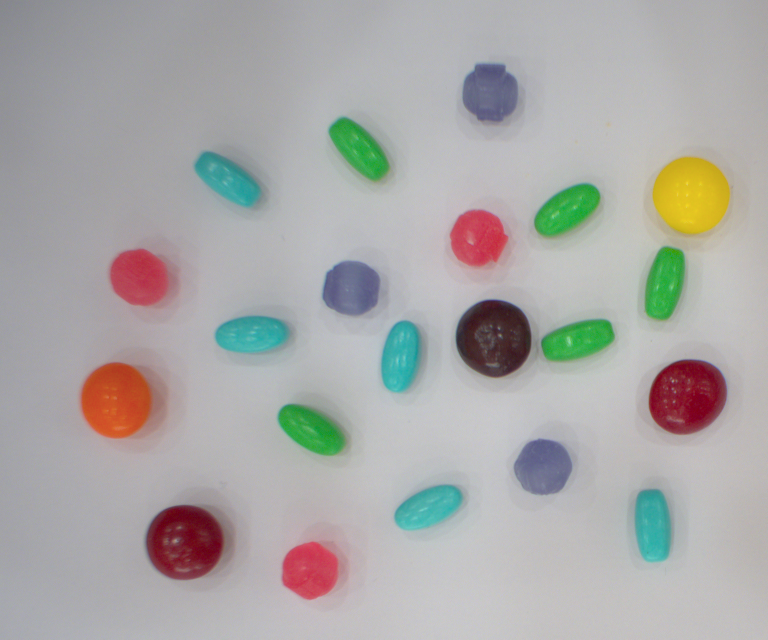
#> input picture Integration-Camera-Local/Candy.png, 1536 x 1280 px (shown at 1/2 size)
$ python step4_count.py
#> lines starting #> are read from the running program, lines starting #| are printed output that depends on the picture; after the words box and inside, x2 and y2 are one past the last pixel; in counts of white or black regions, pixels touching at a corner belong together
### Integration-Camera-Local/Pylon+Opencv/candy_lib.py
# -*- coding: utf-8 -*-
"""
candy_lib.py — งานหลังบ้านที่ทุก step ใช้ร่วมกัน

ไฟล์นี้ไม่ต้องกด Run และปกติไม่ต้องแก้
มันเก็บเรื่องน่าเบื่อที่ซ้ำกันทุกไฟล์ไว้ที่เดียว — หาไฟล์ภาพ ย่อภาพ เปิดกล้อง วาดกรอบ
ส่วนตรรกะที่เป็นเนื้อหาของ Workshop จะเขียนไว้ในไฟล์ step ตรง ๆ ให้อ่านเห็นชัด

อ่านไฟล์นี้ตอนไหนดี — หลังจากทำ step1 ถึง step6 ครบแล้ว
"""
import os
import sys

import cv2
import numpy as np

import config

HERE = os.path.dirname(os.path.abspath(__file__))


def here(path):
    """แปลง path ให้นับจากโฟลเดอร์ของไฟล์นี้เสมอ

    จำเป็น เพราะปุ่ม Run ของ VS Code รันจากโฟลเดอร์นอกสุดของโปรเจกต์
    ไม่ใช่จากโฟลเดอร์ที่สคริปต์อยู่ — ถ้าใช้ path ตรง ๆ จะหาไฟล์ไม่เจอ
    """
    return path if os.path.isabs(path) else os.path.join(HERE, path)


# ─────────────────────────────────────────────────────────────────
#  อ่านภาพเข้ามา
# ─────────────────────────────────────────────────────────────────

def resize_work(img):
    """ย่อภาพให้กว้าง WORK_WIDTH เสมอ เพื่อให้ MIN_AREA มีความหมายคงที่"""
    h, w = img.shape[:2]
    if w == config.WORK_WIDTH:
        return img
    return cv2.resize(img, (config.WORK_WIDTH, int(h * config.WORK_WIDTH / w)))


def load_image(path=None):
    """อ่านภาพทดสอบแล้วย่อให้พร้อมใช้ — ถ้าหาไฟล์ไม่เจอจะบอกวิธีแก้แล้วหยุด"""
    full = here(path or config.IMAGE_PATH)

    if not os.path.exists(full):
        print("\n  หาไฟล์ภาพไม่เจอ: %s" % full)
        print("  วิธีแก้ — เลือกอย่างใดอย่างหนึ่ง")
        print("    1. ตรวจว่าดาวน์โหลดโปรเจกต์มาครบ (ต้องมี Integration-Camera-Local/Candy.png)")
        print("    2. แก้บรรทัด IMAGE_PATH ใน config.py ให้ชี้ไปที่ภาพของคุณ")
        print("    3. ถ่ายภาพเองด้วย step1_grab.py แล้วกด s เพื่อเซฟ\n")
        sys.exit(1)

    img = cv2.imread(full)
    if img is None:
        print("\n  เปิดไฟล์ไม่ได้: %s" % full)
        print("  ไฟล์อาจเสียหาย หรือไม่ใช่ไฟล์ภาพ\n")
        sys.exit(1)

    return resize_work(img)


# ─────────────────────────────────────────────────────────────────
#  ตรวจจับด้วยสี — step5 และ step6 เรียกใช้ชุดนี้
#  (ตรรกะเดียวกันนี้ step3 กับ step4 เขียนไว้แบบเต็ม ๆ ให้อ่านก่อนแล้ว)
# ─────────────────────────────────────────────────────────────────

def make_mask(hsv, spec):
    """สร้าง mask ขาว-ดำของชนิดหนึ่งชนิด — สีขาว = พิกเซลที่เข้าช่วงสีนี้"""
    h1, h2 = spec["h"]
    s1, s2 = spec["s"]
    v1, v2 = spec["v"]

    if h1 <= h2:
        mask = cv2.inRange(hsv, np.array([h1, s1, v1]), np.array([h2, s2, v2]))
    else:
        # ช่วงคร่อมเลข 0 (โซนสีแดง) ต้องตัดเป็นสองท่อนแล้วรวมกัน
        lo = cv2.inRange(hsv, np.array([h1, s1, v1]), np.array([179, s2, v2]))
        hi = cv2.inRange(hsv, np.array([0, s1, v1]), np.array([h2, s2, v2]))
        mask = cv2.bitwise_or(lo, hi)

    k_open = cv2.getStructuringElement(
        cv2.MORPH_ELLIPSE, (config.OPEN_SIZE, config.OPEN_SIZE))
    k_close = cv2.getStructuringElement(
        cv2.MORPH_ELLIPSE, (config.CLOSE_SIZE, config.CLOSE_SIZE))

    mask = cv2.morphologyEx(mask, cv2.MORPH_OPEN, k_open)     # ลบจุดรบกวน
    mask = cv2.morphologyEx(mask, cv2.MORPH_CLOSE, k_close)   # อุดรู
    return mask


# [52 lines left out: functions find_items, detect_all, annotate_all, not called in this run]


def banner(img, text):
    """แถบดำบนหัวภาพ ใช้เขียนตัวเลขสรุปและปุ่มที่กดได้"""
    cv2.rectangle(img, (0, 0), (img.shape[1], 34), (25, 25, 25), -1)
    cv2.putText(img, text, (12, 23), cv2.FONT_HERSHEY_SIMPLEX, 0.62,
                (255, 255, 255), 1, cv2.LINE_AA)
    return img


# [120 lines left out: functions print_table, save, import_pylon, open_camera, set_manual, grab_frames, not called in this run]

### Integration-Camera-Local/Pylon+Opencv/step4_count.py
# -*- coding: utf-8 -*-
"""
step4_count.py — Workshop #2 · ขั้นที่ 4  ·  COUNTING — นับและแยกทรง

╭──────────────────────────────────────────────────────────────────╮
│  เป้าหมายของขั้นนี้                                              │
│  เปลี่ยนภาพขาว-ดำจากขั้นที่ 3 ให้กลายเป็น "ตัวเลข"               │
│  ตอบให้ได้ว่า มีกี่เม็ด · แต่ละเม็ดอยู่ตรงไหน · ทรงกลมหรือทรงยาว  │
╰──────────────────────────────────────────────────────────────────╯

กระบวนการมี 3 ท่อน เขียนไว้ให้เห็นเต็ม ๆ ในไฟล์นี้

    1. cv2.findContours()   หาเส้นขอบของก้อนสีขาวทุกก้อน
    2. กรองด้วยพื้นที่        ก้อนที่เล็กหรือใหญ่เกินไปคือ noise ไม่ใช่ชิ้นงาน
    3. cv2.minAreaRect()    วัดสัดส่วนด้านยาว ÷ ด้านสั้น → ตัดสินว่าทรงอะไร

ทำไมต้องใช้ minAreaRect ไม่ใช่ boundingRect
    boundingRect ให้กรอบที่ตั้งตรงเสมอ ลูกอมทรงยาวที่วางเอียง 45 องศา
    จะได้กรอบเกือบเป็นสี่เหลี่ยมจัตุรัส แล้วถูกตัดสินผิดว่าเป็นทรงกลม
    ส่วน minAreaRect ให้กรอบที่หมุนตามชิ้นงาน จึงวัดสัดส่วนได้ตรงทุกมุมวาง

วิธีรัน — กดปุ่ม ▷ Run มุมขวาบน

ปุ่มในหน้าต่างภาพ
    q   ปิดโปรแกรม
    s   เซฟภาพผลลัพธ์
    m   สลับดู mask ที่ใช้นับ
"""
import cv2

import candy_lib as L
import config

# ══════════════════════════════════════════════════════════════════
#  ค่าที่ปรับได้ของขั้นนี้
# ══════════════════════════════════════════════════════════════════

CLASS_NAME = config.ONE_CLASS    # ชนิดที่จะนับ — แก้ที่ config.py

SHOW_AREA = True     # True = เขียนพื้นที่กับสัดส่วนของทุกเม็ดลงบนภาพ
                     #        เอาไว้ดูว่าควรตั้ง MIN_AREA เท่าไหร่

# ══════════════════════════════════════════════════════════════════
#  ตั้งแต่บรรทัดนี้ลงไปคือส่วนทำงาน
# ══════════════════════════════════════════════════════════════════


def count_items(mask):
    """หาชิ้นงานทุกชิ้นใน mask — หัวใจของการนับอยู่ที่ฟังก์ชันนี้"""

    # ท่อนที่ 1 · หาเส้นขอบของก้อนสีขาวทุกก้อน
    #   RETR_EXTERNAL      เอาเฉพาะขอบนอกสุด ไม่เอารูข้างใน
    #   CHAIN_APPROX_SIMPLE เก็บเฉพาะจุดหักมุม ประหยัดหน่วยความจำ
    contours, _ = cv2.findContours(mask, cv2.RETR_EXTERNAL,
                                   cv2.CHAIN_APPROX_SIMPLE)
    print("  เจอก้อนสีขาวทั้งหมด %d ก้อน (ยังไม่กรอง)" % len(contours))

    items, dropped = [], 0
    for c in contours:
        area = cv2.contourArea(c)

        # ท่อนที่ 2 · กรองด้วยพื้นที่
        if area < config.MIN_AREA or area > config.MAX_AREA:
            dropped += 1
            continue

        # ท่อนที่ 3 · วัดสัดส่วนจากกรอบที่หมุนตามชิ้นงาน
        (_, _), (rw, rh), angle = cv2.minAreaRect(c)
        ratio = max(rw, rh) / max(1.0, min(rw, rh))

        items.append({
            "contour": c,
            "area": area,
            "ratio": ratio,
            "angle": angle,
            "shape": "LONG" if ratio >= config.LONG_RATIO else "ROUND",
            "rect": cv2.boundingRect(c),
        })

    print("  ตัดทิ้งเพราะขนาดไม่เข้าเกณฑ์ %d ก้อน" % dropped)
    print("  เหลือเป็นชิ้นงานจริง %d เม็ด" % len(items))
    return items


def draw(bgr, items, color):
    """วาดกรอบ ลำดับ และผลตัดสินทรง ลงบนภาพ"""
    out = bgr.copy()

    for i, it in enumerate(items, 1):
        x, y, w, h = it["rect"]
        cv2.drawContours(out, [it["contour"]], -1, color, 2)
        cv2.putText(out, "#%d %s" % (i, it["shape"]), (x, max(14, y - 6)),
                    cv2.FONT_HERSHEY_SIMPLEX, 0.45, color, 1, cv2.LINE_AA)

        if SHOW_AREA:
            cv2.putText(out, "area %d  ratio %.2f" % (it["area"], it["ratio"]),
                        (x, y + h + 14), cv2.FONT_HERSHEY_SIMPLEX, 0.38,
                        color, 1, cv2.LINE_AA)

    return out


def report(items):
    """พิมพ์ผลของทุกเม็ด ให้เห็นตัวเลขที่ใช้ตัดสิน"""
    rounds = sum(1 for i in items if i["shape"] == "ROUND")

    print("\n  เม็ดที่   พื้นที่ (px²)   สัดส่วน   ทรง")
    print("  " + "-" * 44)
    for i, it in enumerate(items, 1):
        print("  %5d %12d %9.2f   %s"
              % (i, it["area"], it["ratio"], it["shape"]))
    print("  " + "-" * 44)
    print("  รวม %d เม็ด — ทรงกลม %d · ทรงยาว %d"
          % (len(items), rounds, len(items) - rounds))
    print("  เกณฑ์ที่ใช้ตัดสิน: สัดส่วนตั้งแต่ %.1f ขึ้นไปคือทรงยาว\n"
          % config.LONG_RATIO)


def main():
    if CLASS_NAME not in config.COLORS:
        print("\n  ไม่มีชนิดชื่อ '%s' ในตาราง COLORS" % CLASS_NAME)
        print("  แก้ ONE_CLASS ใน config.py ให้เป็นชื่อใดชื่อหนึ่งต่อไปนี้")
        print("    %s\n" % ", ".join(config.COLORS))
        raise SystemExit(1)

    spec = config.COLORS[CLASS_NAME]
    bgr = L.load_image()
#> in load_image, img is the input picture: shape (1280, 1536, 3); mean B, G, R 167.2, 168.6, 169.9
    hsv = cv2.cvtColor(bgr, cv2.COLOR_BGR2HSV)
#> hsv: shape (1000, 1200, 3); mean H, S, V 96.1, 27.3, 177.9

    # ใช้ mask จากขั้นที่ 3 ตรง ๆ — ขั้นนี้สนใจแค่การนับ
    mask = L.make_mask(hsv, spec)
#> in make_mask, `mask = cv2.inRange(hsv, np.array([h1, s1, v1]), np.array([h2, s2, v2]))`:
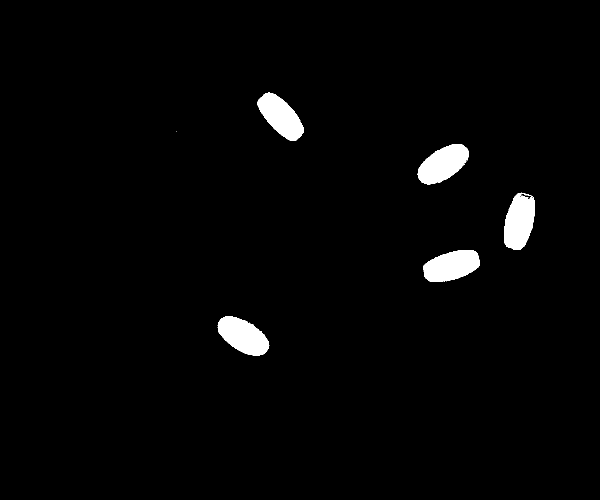
#> mask: shape (1000, 1200) (shown at 1/2 size); 2.2% white; 11 white regions (6 under 20 px), largest, box (x1, y1, x2, y2) and area: (436, 632, 539, 712) 5267, (835, 288, 938, 369) 5220, (847, 500, 960, 564) 5217, (1008, 385, 1070, 499) 5183, (514, 184, 608, 282) 5074
#> in make_mask, `mask = cv2.morphologyEx(mask, cv2.MORPH_OPEN, k_open)`: mask: shape (1000, 1200); 2.1% white; 5 white regions, box (x1, y1, x2, y2) and area: (436, 632, 538, 712) 5237, (847, 500, 960, 564) 5205, (835, 288, 937, 369) 5140, (1009, 387, 1070, 499) 5078, (514, 185, 607, 282) 5057
#> in make_mask, `mask = cv2.morphologyEx(mask, cv2.MORPH_CLOSE, k_close)`: mask: shape (1000, 1200); 2.2% white; 5 white regions

    print("\n  กำลังนับชนิด: %s (%s)" % (CLASS_NAME, spec["th"]))
    print("  เกณฑ์ขนาด: %d ถึง %d พิกเซล²\n"
          % (config.MIN_AREA, config.MAX_AREA))

    items = count_items(mask)
#> in count_items, `contours, _ = cv2.findContours(mask, cv2.RETR_EXTERNAL, cv2.CHAIN_APPR..`: contours = 5 contours; box (x1, y1, x2, y2) and area: (436, 632, 538, 712) 5125, (847, 500, 960, 564) 5094, (835, 288, 937, 369) 5068, (1009, 387, 1070, 499) 4998, (514, 185, 607, 282) 4976
#|   เจอก้อนสีขาวทั้งหมด 5 ก้อน (ยังไม่กรอง)
#> the loop in count_items, `for c in contours:` made 5 passes
#> (area, rw, rh, angle, ratio) on passes 1 to 5: (5125, 58.14, 112.7, -63.43, 1.94), (5093.5, 114.6, 53.98, -15.95, 2.12), (4997.5, 110.1, 55.78, -75.96, 1.97), (5068.5, 113.7, 57.13, -33.69, 1.99), (4976, 53.41, 111.4, -42.71, 2.08)
#> after the loop in count_items, `for c in contours:`: dropped = 0; items = 5 items
#|   ตัดทิ้งเพราะขนาดไม่เข้าเกณฑ์ 0 ก้อน
#|   เหลือเป็นชิ้นงานจริง 5 เม็ด
#> items = 5 items
    report(items)
#> in report, `rounds = sum(1 for i in items if i["shape"] == "ROUND")`: rounds = 0
#> the loop in report, `for i, it in enumerate(items, 1):` made 5 passes
#|       1         5125      1.94   LONG
#|       2         5093      2.12   LONG
#|       3         4997      1.97   LONG
#|       4         5068      1.99   LONG
#|       5         4976      2.08   LONG
#|   รวม 5 เม็ด — ทรงกลม 0 · ทรงยาว 5

    view = draw(bgr, items, spec["box"])
#> the loop in draw, `for i, it in enumerate(items, 1):` made 5 passes
#> (x, y, w, h) on passes 1 to 5: (436, 632, 102, 80), (847, 500, 113, 64), (1009, 387, 61, 112), (835, 288, 102, 81), (514, 185, 93, 97)
#> after the loop in draw, `for i, it in enumerate(items, 1):`:
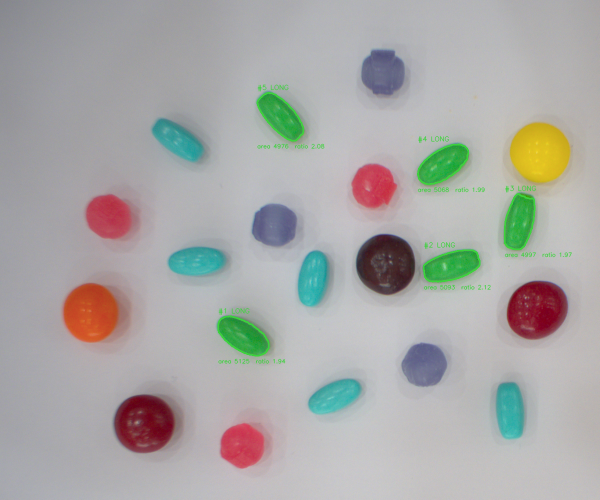
#> out: shape (1000, 1200, 3) (shown at 1/2 size); mean of channels 0, 1, 2 166.7, 168.7, 169.5; drawn as B, G, R
    # ข้อความที่วาดลงภาพต้องเป็น ASCII ล้วน — cv2.putText วาดภาษาไทยไม่ได้
    L.banner(view, "%s  -  %d items   (q=quit  s=save  m=mask)"
             % (CLASS_NAME, len(items)))
#> in banner, `cv2.rectangle(img, (0, 0), (img.shape[1], 34), (25, 25, 25), -1)`:
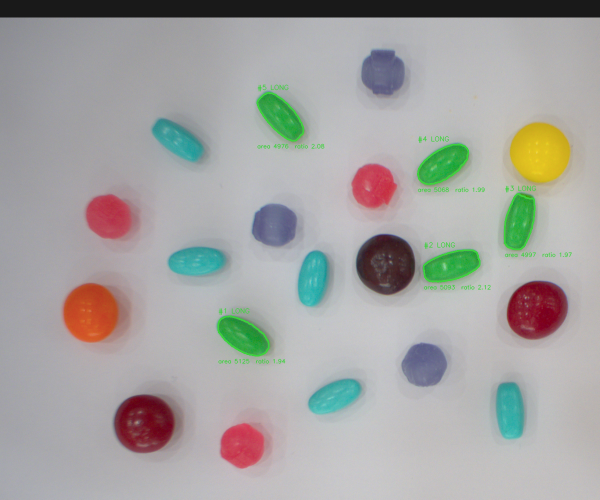
#> img: shape (1000, 1200, 3) (shown at 1/2 size); mean of channels 0, 1, 2 161.6, 163.8, 164.5; drawn as B, G, R
#> in banner, `cv2.putText(img, text, (12, 23), cv2.FONT_HERSHEY_SIMPLEX, 0.62, (255,..`:
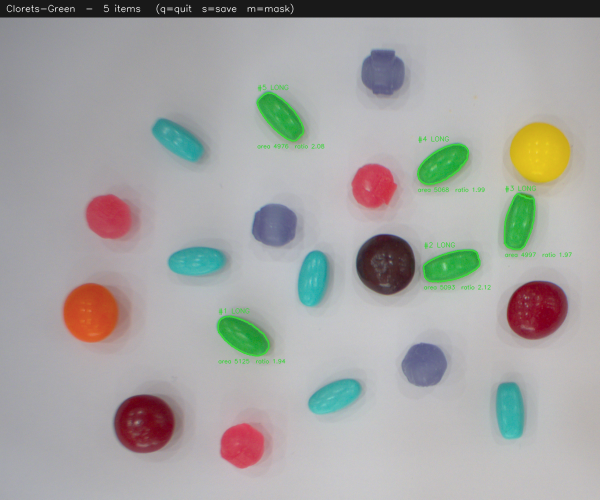
#> img: shape (1000, 1200, 3) (shown at 1/2 size); 0.25% of pixels changed, all inside (x1, y1, x2, y2) = (13, 7, 588, 29); drawn as B, G, R

    show_mask = False
    while True:
        if show_mask:
            frame = cv2.cvtColor(mask, cv2.COLOR_GRAY2BGR)
            L.banner(frame, "mask used for counting   (m=back to result)")
        else:
            frame = view

        cv2.imshow("step4 · count", frame)

        key = cv2.waitKey(30) & 0xFF
#> (key q is pressed here)
        if key == ord("q"):
            break
        if key == ord("m"):
            show_mask = not show_mask
        if key == ord("s"):
            L.save("result.jpg", view)

    cv2.destroyAllWindows()
    print("\n  ขั้นที่ 4 จบแล้ว — ต่อไปกด Run ที่ step5_count_all.py\n")


if __name__ == "__main__":
    main()
